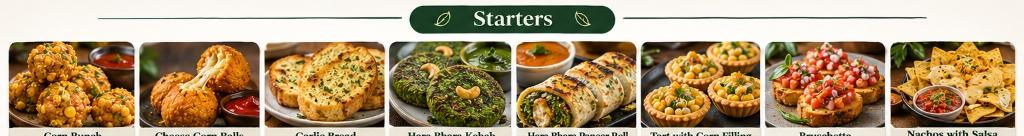
#> input picture scripts/crops/img1_seg_1.jpg, 1024 x 136 px, given in place of media_1794619716550_9a9518fd.jpg, which was not available
$ python save_segments.py
#> lines starting #> are read from the running program, lines starting #| are printed output that depends on the picture
from PIL import Image

# Let's inspect the vertical distribution of img1
img1 = Image.open('C:/Users/91977/.gemini/antigravity/brain/be6647cd-1d44-4670-a96b-ca9079b3e180/.user_uploaded/media_1794619716550_9a9518fd.jpg')
#> img1 is the input picture: PIL image 1024x136 RGB; mean R, G, B 175.5, 152, 118.1
w, h = img1.size
#> w = 1024; h = 136

# Let's save 5 vertical segments of img1:
step = h // 5
#> step = 27
for i in range(5):
    y1 = i * step
    y2 = (i + 1) * step if i < 4 else h
    img1.crop((0, y1, w, y2)).save(f'scripts/crops/img1_seg_{i+1}.jpg')
#> this loop made 5 passes
#> pass 1, `img1.crop((0, y1, w, y2)).save(f'scripts/crops/img1_seg_{i+1}.jpg')`:
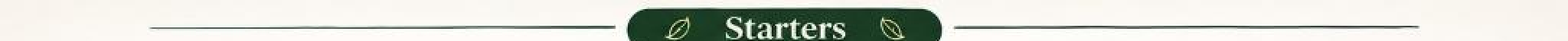
#> saved as img1_seg_1.jpg: PIL image 1024x27 RGB (shown 2 times larger); mean R, G, B 213.4, 216.4, 208.2
#> pass 2, `img1.crop((0, y1, w, y2)).save(f'scripts/crops/img1_seg_{i+1}.jpg')`:
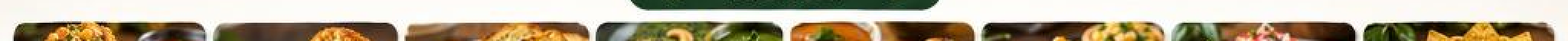
#> saved as img1_seg_2.jpg: PIL image 1024x27 RGB (shown 2 times larger); mean R, G, B 185, 173.9, 151.5
print("Saved 5 vertical segments of img1")

$ run again, on scripts/crops/img1_seg_5.jpg
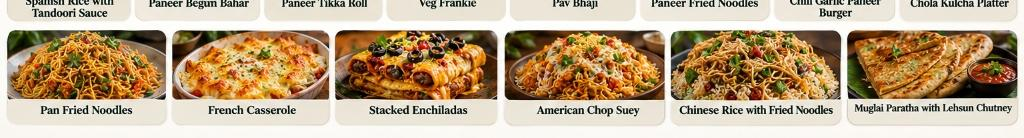
#> input picture scripts/crops/img1_seg_5.jpg, 1024 x 138 px, given in place of media_1794619716550_9a9518fd.jpg, which was not available
#> img1 is the input picture: PIL image 1024x138 RGB; mean R, G, B 188.9, 166.2, 136.5
#> the loop `for i in range(5):` made 5 passes
#> pass 1, `img1.crop((0, y1, w, y2)).save(f'scripts/crops/img1_seg_{i+1}.jpg')`:
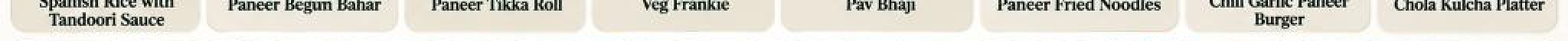
#> saved as img1_seg_1.jpg: PIL image 1024x27 RGB (shown 2 times larger); mean R, G, B 220.8, 218.2, 208.4
#> pass 2, `img1.crop((0, y1, w, y2)).save(f'scripts/crops/img1_seg_{i+1}.jpg')`:
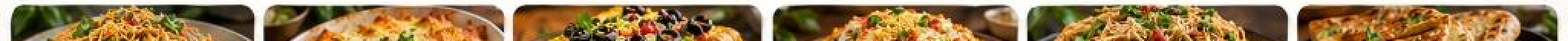
#> saved as img1_seg_2.jpg: PIL image 1024x27 RGB (shown 2 times larger); mean R, G, B 152.7, 123.8, 83.7
